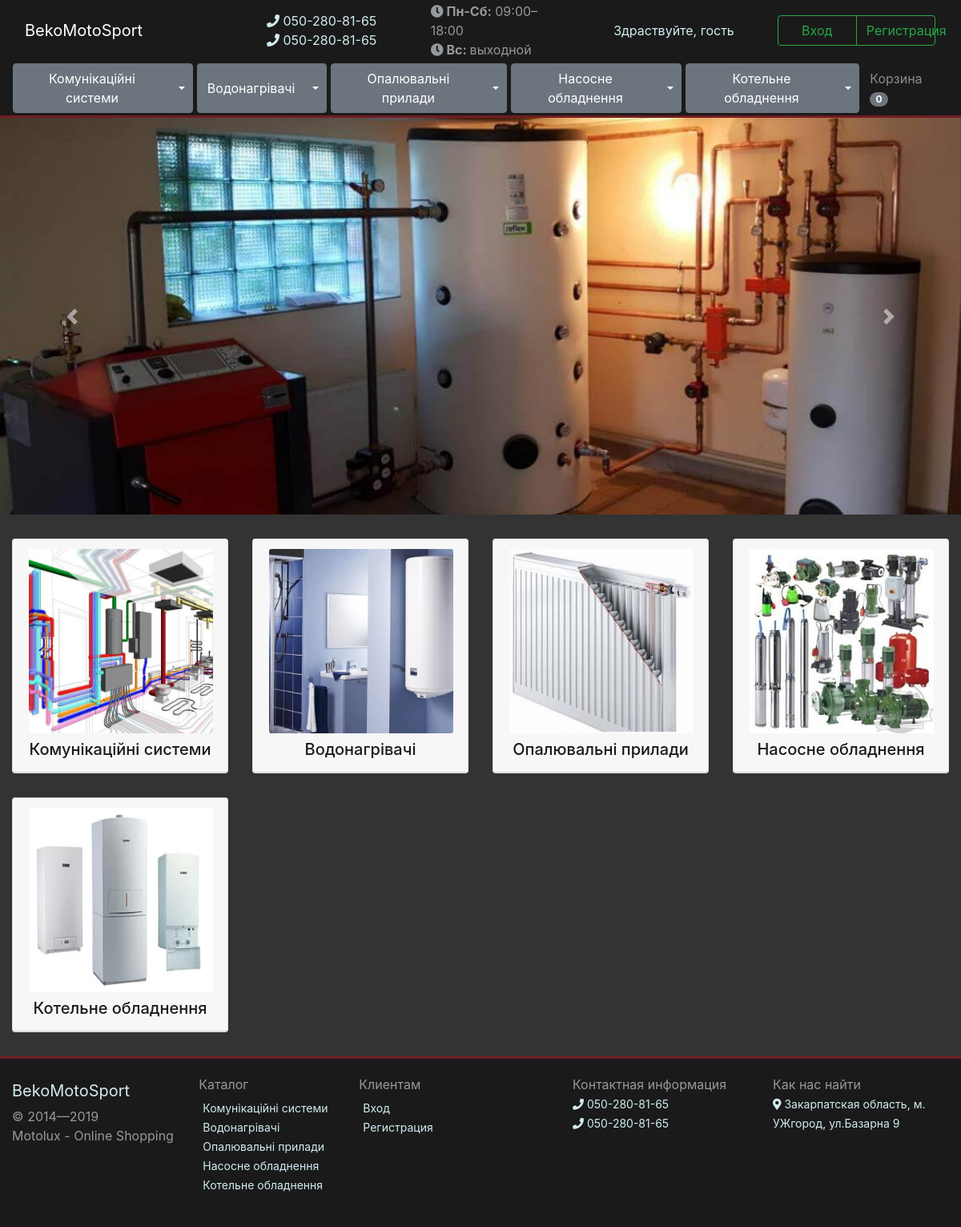
The page / on the database its author committed.
### store/models.py (models this page shows, shortened)
class ParentCategory(models.Model):
    name = models.CharField(max_length=50)
    slug = models.SlugField(blank=True)
    image = models.ImageField(upload_to= image_folder, blank=True, default=None)
    def get_absolute_url(self):
        return reverse('parent_category_detail', kwargs={'parent_category_slug': self.slug})

### store/views.py (the view, shortened to what this page needs)
# urls.py: path('', main_view, name='base'),
def main_view(request):
    parrentCategories = ParentCategory.objects.all()
    categories = Category.objects.all()
    login_my = LoginForm(request.POST or None)
    register = RegistrationForm(request.POST or None)
    try:
        cart_id = request.session['cart_id']
        cart = Cart.objects.get(id=cart_id)
        request.session['total'] = cart.items.count()
    except:
        cart = Cart()
        cart.save()
        cart_id = cart.id
        request.session["cart_id"] = cart_id
        cart = Cart.objects.get(id=cart_id)
    context = {
        'parrentCategories': parrentCategories,
        'categories': categories,
        'cart': cart,
        'register': register,
        'login_my': login_my
    }
    return render(request, 'main.html', context)

### store/models.py (called while the page is built)
    def get_absolute_url(self):
        return reverse('category_detail', kwargs={'category_slug': self.slug})

### store/templates/main.html (shortened to what this page needs)
{% extends 'base.html' %}
{% load static %}
{% block content %}
        <article>
            <div class="container-fluid slide">
                <div id="carouselExampleInterval" class="carousel slide" data-ride="carousel">
                    <div class="carousel-inner">
                        <div class="carousel-item active" data-interval="10000">
                            <img src="{% static 'images/1.jpg' %}" class="d-block w-100" alt="...">
                        </div>
                    </div>
                    <a class="carousel-control-prev" href="#carouselExampleInterval" role="button" data-slide="prev">
                        <span class="carousel-control-prev-icon" aria-hidden="true"></span>
                    </a>
                    <a class="carousel-control-next" href="#carouselExampleInterval" role="button" data-slide="next">
                        <span class="carousel-control-next-icon" aria-hidden="true"></span>
                    </a>
                </div>
            </div>
            <div class="container-fluid body">
                <div class="row">
                    {% for parrentCategory in parrentCategories %}
                        <div class="col-12 col-sm-6 col-md-6 col-lg-4 col-xl-3 row-cart">
                            <div class="card w-100 card-menu" style="width: 18rem;" onclick="location.href='{{ parrentCategory.get_absolute_url }}'">
                                <div class="card-header card-header-img">
                                        <div class="card-img-container"><img src="{{  parrentCategory.image.url }}" alt="" class="card-img-top card-img"></div>
                                        <h5 class="card-title text-center">{{ parrentCategory.name }}</h5>
                                </div>
                            </div>
                        </div>
                    {% endfor %}
                </div>
            </div>
        </article>
{% endblock content %}

### store/templates/base.html (shortened to what this page needs)
{% load static %}
{% load crispy_forms_tags %}
<!DOCTYPE html>
<html lang="en">
    <head>
        <link rel="stylesheet" href="https://stackpath.bootstrapcdn.com/bootstrap/4.3.1/css/bootstrap.min.css">
        <link rel="stylesheet" href="https://use.fontawesome.com/releases/v5.8.1/css/all.css">
        <link rel="stylesheet" href="{% static 'css/base.css' %}">
    </head>
    <body>
        <header>
            <div class="navbar navbar-dark">
                <div class="col-xl-3 col-lg-3 col-md-4 col-sm-8 col-8">
                    <a class="navbar-brand" href="{% url 'base' %}">BekoMotoSport</a>
                </div>
                <div class="col-xl-2 col-lg-2 col-md-4 col-sm-4 col-4 d-none d-md-flex">
                    <div class="time_work">
                        <span><a href=""><i class="fas fa-phone"></i> 050-280-81-65</a></span><br>
                        <span><a href=""><i class="fas fa-phone"></i> 050-280-81-65</a></span><br>
                    </div>
                </div>
                <div class="col-xl-2 col-lg-3 col-md-4 d-none d-md-flex">
                    <div class="time_work">
                        <span><i class="fas fa-clock"></i><strong> Пн-Сб:</strong>&nbsp;09:00–18:00</span><br>
                        <span><i class="fas fa-clock"></i><strong> Вс: </strong><span style="line-height: 22px;">выходной</span></span>
                    </div>
                </div>
                <div class="col-xl-5 col-lg-4  col-md-12  col-sm-12  col-12 row">
                    {% if not request.user.is_authenticated %}
                        <p class="text-center col-xl-6 col-lg-12 col-md-6  col-sm-12 col-12" style="color: #d1ecf1;">Здраствуйте, гость</p>
                        <div class="btn-group col-xl-6 col-lg-12 col-md-6  col-sm-12 col-12">
                            <button type="button" class="btn btn-outline-success col-lg-6 col-md-6 col-sm-6 col-6" data-toggle="modal" data-target="#myModalLogin">Вход</button>
                            <button type="button" class="btn btn-outline-success col-lg-6 col-md-6 col-sm-6 col-6" data-toggle="modal" data-target="#myModalRegistration">Регистрация</button>
                        </div>
                    {% endif %}
                </div>
            </div>
            <nav class="navbar  navbar-dark navbar-expand-sm navbar-collapse">
                <div class="collapse navbar-collapse" id="navbar">
                    <ul class="navbar-nav mr-auto">
                        {% for parrentCategory in parrentCategories %}
                            <div class="btn-group">
                              <button type="button" onclick="location.href='{{ parrentCategory.get_absolute_url }}'" class="btn btn-secondary">{{ parrentCategory.name }}</button>
                              <button type="button" class="btn btn-secondary dropdown-toggle dropdown-toggle-split" data-toggle="dropdown" aria-haspopup="true" aria-expanded="false">
                              </button>
                            </div>
                        {% endfor %}
                    </ul>
                    <ul class="navbar-nav navbar-right">
                        <li><a href="{% url 'cart' %}" class="nav-link">Корзина <span class="badge badge-secondary badge-pill" id="cart_count">
                            {% if not request.session.total %}
                                0 {% else %} {{ request.session.total }}
                            {% endif %}
                        </span></a></li>
                    </ul>
                </div>
            </nav>
        </header>
    {% block content %}
    {% endblock content %}
    <footer class="container-fluid">
        <div class="row">
            <div class="col-xl-7 col-lg-7 col-md-4 col-sm-4 col-12">
                <div class="row">
                    <div class="col-xl-4 col-lg-5">
                        <a class="navbar-brand" href="{% url 'base' %}">BekoMotoSport</a>
                        <p>© 2014—2019</p>
                        <p>Motolux - Online Shopping</p>
                    </div>
                    <div class="col-xl-8 col-lg-7 d-none d-lg-flex">
                        <div class="row">
                            <div class="col-xl-6 col-lg-6" style="width: 200px">
                                <p>Каталог</p>
                                <ul>
                                    {% for parrentCategory in parrentCategories %}
                                        <li><a href="{{ parrentCategory.get_absolute_url }}">{{ parrentCategory.name }}</a></li>
                                    {% endfor %}
                                </ul>
                            </div>
                            <div class="col-xl-6 col-lg-6" style="width: 200px">
                                <p>Клиентам</p>
                                <ul>
                                    {% if request.user.is_authenticated %}
                                        <li><a href="{% url 'cart' %}">Корзина</a></li>
                                        <li><a href="{% url 'account' %}">Заказы</a></li>
                                        <li><a href="{% url 'logout' %}">Выйти</a></li>
                                    {% else %}
                                        <li><a href="" data-toggle="modal" data-target="#myModalLogin">Вход</a></li>
                                        <li><a href="" data-toggle="modal" data-target="#myModalRegistration">Регистрация</a></li>
                                    {% endif %}
                                </ul>
                            </div>
                        </div>
                    </div>
                </div>
            </div>
            <div class="col-xl-5 col-lg-5 col-md-8 col-sm-8 col-12">
                <div class="row">
                    <div class="col-xl-6 col-lg-6 col-md-6">
                        <p>Контактная информация</p>
                        <div><a target="_blank" href=""><i class="fas fa-phone"></i> 050-280-81-65</a></div>
                        <div><a target="_blank" href=""><i class="fas fa-phone"></i> 050-280-81-65</a></div>
                    </div>
                    <div class="col-xl-6 col-lg-6 col-md-6">
                        <p>Как нас найти</p>
                        <div>
                            <a target="_blank" href="https://goo.gl/maps/CbkZKptCZQGsx5rQA">
                                <i class="fas fa-map-marker-alt"></i> Закарпатская область, м. УЖгород, ул.Базарна 9
                            </a>
                        </div>
                    </div>
                </div>
            </div>
        </div>
    </footer>
    </body>
</html>

### static_in_dev/css/base.css (style rules this page uses)
body { background-color: #333333; }
header { border-bottom: #721c24 solid 3px; background-color: #1a1a1a; }
header .time_work { margin-bottom: 0px; color: #95999c; }
header a { color: #d1ecf1; }
footer { padding: 20px 20px 20px 20px; border-top: #721c24 solid 3px; background-color: #1a1a1a; }
footer p { margin-bottom: 0px; color: #95999c; }
footer a { font-size: 14px; color: #d1ecf1; }
footer ul { padding: 5px; }
footer li { list-style: none; }

### store/templates/base.html (style rules this page uses)
.navbar-nav.mr-auto .btn-group { margin: 0 5px 0 0; }
article { min-height: 363px; margin: 10px 0 10px 0; }
div.col-xl-5.col-lg-4.col-md-12.col-sm-12.col-12.row > p { margin: auto; }
.card-img-container { height: 230px; width: 230px; margin: 0 auto; }
.card-img { height: 230px; width: 230px; }
.row-cart { margin: 15px 0 15px 0; }
h5.card-title.text-center { margin: .50rem 0 .25rem 0; color: #1a1a1a; }
header .navbar { padding: 2px 16px; }

### store/templates/main.html (style rules this page uses)
article { margin: 0px 0px 0px 0px; }
article .container-fluid.slide { padding: 0px 0px 0px 0px; }
.container-fluid.body { margin: 15px 0 15px 0; }

### rows shown on the page
ParentCategory: name "Комунікаційні системи", image (picture)
ParentCategory: name "Водонагрівачі", image (picture)
ParentCategory: name "Опалювальні прилади", image (picture)
ParentCategory: name "Насосне обладнення", image (picture)
ParentCategory: name "Котельне обладнення", image (picture)
